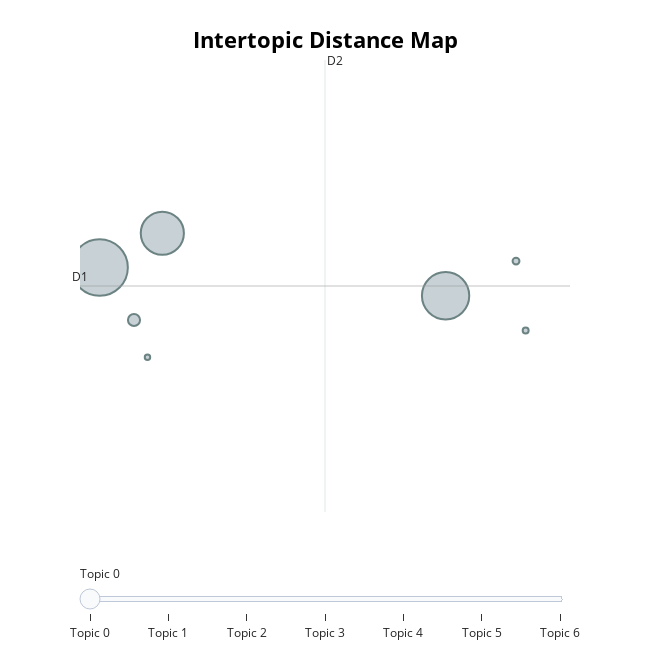
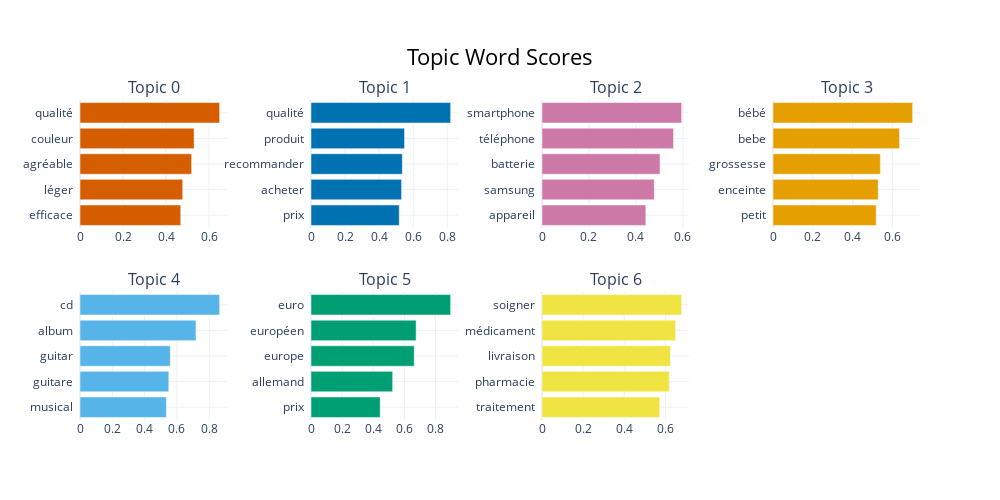

The notebook cell these images were saved under, in order:
### Markdown cell above
#### **Visualization of the French topic space**

Here, we visualize the French topic landscape using the same projections and bar chart as for the German topics. This allows us to compare it qualitatively to the German topics.

### Code cell
fig_map = topic_model_baseline_french.visualize_topics()
fig_map.show()

fig_bar = topic_model_baseline_french.visualize_barchart(top_n_topics=8)
fig_bar.show()

### Figure 1 — Plotly figure (JSON) as saved in the notebook; plotly's stock layout.template omitted (floating-point values rounded to 4 significant figures)
{"data": [{"customdata": [[0, "qualité | couleur | agréable | léger | efficace", 54086], [1, "qualité | produit | recommander | acheter | prix", 37850], [2, "smartphone | téléphone | batterie | samsung | appareil", 31460], [3, "bébé | bebe | grossesse | enceinte | petit", 2486], [4, "cd | album | guitar | guitare | musical", 798], [5, "euro | européen | europe | allemand | prix", 599], [6, "soigner | médicament | livraison | pharmacie | traitement", 500]], "hovertemplate": "<b>Topic %{customdata[0]}</b><br>%{customdata[1]}<br>Size: %{customdata[2]}", "legendgroup": "", "marker": {"color": "#B0BEC5", "line": {"color": "DarkSlateGrey", "width": 2}, "size": [54086, 37850, 31460, 2486, 798, 599, 500], "sizemode": "area", "sizeref": 33.8, "symbol": "circle"}, "mode": "markers", "name": "", "orientation": "v", "showlegend": false, "type": "scatter", "x": [-0.8929, 1.476, -0.4633, -0.6573, 1.958, 2.024, -0.5649], "xaxis": "x", "y": [14.94, 14.56, 15.39, 14.24, 15.02, 14.1, 13.74], "yaxis": "y"}], "layout": {"annotations": [{"showarrow": false, "text": "D1", "x": -1.027, "y": 14.69, "yshift": 10}, {"showarrow": false, "text": "D2", "x": 0.6503, "xshift": 10, "y": 17.7}], "height": 650, "hoverlabel": {"bgcolor": "white", "font": {"family": "Rockwell", "size": 16}}, "legend": {"itemsizing": "constant", "tracegroupgap": 0}, "margin": {"t": 60}, "shapes": [{"line": {"color": "#CFD8DC", "width": 2}, "type": "line", "x0": 0.6503, "x1": 0.6503, "y0": 11.68, "y1": 17.7}, {"line": {"color": "#9E9E9E", "width": 2}, "type": "line", "x0": -1.027, "x1": 2.327, "y0": 14.69, "y1": 14.69}], "sliders": [{"active": 0, "pad": {"t": 50}, "steps": [{"args": [{"marker.color": [["red", "#B0BEC5", "#B0BEC5", "#B0BEC5", "#B0BEC5", "#B0BEC5", "#B0BEC5"]]}], "label": "Topic 0", "method": "update"}, {"args": [{"marker.color": [["#B0BEC5", "red", "#B0BEC5", "#B0BEC5", "#B0BEC5", "#B0BEC5", "#B0BEC5"]]}], "label": "Topic 1", "method": "update"}, {"args": [{"marker.color": [["#B0BEC5", "#B0BEC5", "red", "#B0BEC5", "#B0BEC5", "#B0BEC5", "#B0BEC5"]]}], "label": "Topic 2", "method": "update"}, {"args": [{"marker.color": [["#B0BEC5", "#B0BEC5", "#B0BEC5", "red", "#B0BEC5", "#B0BEC5", "#B0BEC5"]]}], "label": "Topic 3", "method": "update"}, {"args": [{"marker.color": [["#B0BEC5", "#B0BEC5", "#B0BEC5", "#B0BEC5", "red", "#B0BEC5", "#B0BEC5"]]}], "label": "Topic 4", "method": "update"}, {"args": [{"marker.color": [["#B0BEC5", "#B0BEC5", "#B0BEC5", "#B0BEC5", "#B0BEC5", "red", "#B0BEC5"]]}], "label": "Topic 5", "method": "update"}, {"args": [{"marker.color": [["#B0BEC5", "#B0BEC5", "#B0BEC5", "#B0BEC5", "#B0BEC5", "#B0BEC5", "red"]]}], "label": "Topic 6", "method": "update"}]}], "title": {"font": {"color": "Black", "size": 22}, "text": "<b>Intertopic Distance Map</b>", "x": 0.5, "xanchor": "center", "y": 0.95, "yanchor": "top"}, "width": 650, "xaxis": {"anchor": "y", "domain": [0, 1], "range": [-1.027, 2.327], "title": {"text": ""}, "visible": false}, "yaxis": {"anchor": "x", "domain": [0, 1], "range": [11.68, 17.7], "title": {"text": ""}, "visible": false}}}

### Figure 2 — Plotly figure (JSON) as saved in the notebook; plotly's stock layout.template omitted (floating-point values rounded to 4 significant figures)
{"data": [{"marker": {"color": "#D55E00"}, "orientation": "h", "type": "bar", "x": [0.4685, 0.4776, 0.5191, 0.5307, 0.6493], "xaxis": "x", "y": ["efficace  ", "léger  ", "agréable  ", "couleur  ", "qualité  "], "yaxis": "y"}, {"marker": {"color": "#0072B2"}, "orientation": "h", "type": "bar", "x": [0.5181, 0.5316, 0.5363, 0.5493, 0.8199], "xaxis": "x2", "y": ["prix  ", "acheter  ", "recommander  ", "produit  ", "qualité  "], "yaxis": "y2"}, {"marker": {"color": "#CC79A7"}, "orientation": "h", "type": "bar", "x": [0.442, 0.4779, 0.5024, 0.5598, 0.5944], "xaxis": "x3", "y": ["appareil  ", "samsung  ", "batterie  ", "téléphone  ", "smartphone  "], "yaxis": "y3"}, {"marker": {"color": "#E69F00"}, "orientation": "h", "type": "bar", "x": [0.5188, 0.5291, 0.5398, 0.6361, 0.7021], "xaxis": "x4", "y": ["petit  ", "enceinte  ", "grossesse  ", "bebe  ", "bébé  "], "yaxis": "y4"}, {"marker": {"color": "#56B4E9"}, "orientation": "h", "type": "bar", "x": [0.5348, 0.5498, 0.559, 0.7181, 0.8646], "xaxis": "x5", "y": ["musical  ", "guitare  ", "guitar  ", "album  ", "cd  "], "yaxis": "y5"}, {"marker": {"color": "#009E73"}, "orientation": "h", "type": "bar", "x": [0.4444, 0.5244, 0.6628, 0.6752, 0.8968], "xaxis": "x6", "y": ["prix  ", "allemand  ", "europe  ", "européen  ", "euro  "], "yaxis": "y6"}, {"marker": {"color": "#F0E442"}, "orientation": "h", "type": "bar", "x": [0.5725, 0.6192, 0.6247, 0.65, 0.6792], "xaxis": "x7", "y": ["traitement  ", "pharmacie  ", "livraison  ", "médicament  ", "soigner  "], "yaxis": "y7"}], "layout": {"annotations": [{"font": {"size": 16}, "showarrow": false, "text": "Topic 0", "x": 0.0875, "xanchor": "center", "xref": "paper", "y": 1, "yanchor": "bottom", "yref": "paper"}, {"font": {"size": 16}, "showarrow": false, "text": "Topic 1", "x": 0.3625, "xanchor": "center", "xref": "paper", "y": 1, "yanchor": "bottom", "yref": "paper"}, {"font": {"size": 16}, "showarrow": false, "text": "Topic 2", "x": 0.6375, "xanchor": "center", "xref": "paper", "y": 1, "yanchor": "bottom", "yref": "paper"}, {"font": {"size": 16}, "showarrow": false, "text": "Topic 3", "x": 0.9125, "xanchor": "center", "xref": "paper", "y": 1, "yanchor": "bottom", "yref": "paper"}, {"font": {"size": 16}, "showarrow": false, "text": "Topic 4", "x": 0.0875, "xanchor": "center", "xref": "paper", "y": 0.4, "yanchor": "bottom", "yref": "paper"}, {"font": {"size": 16}, "showarrow": false, "text": "Topic 5", "x": 0.3625, "xanchor": "center", "xref": "paper", "y": 0.4, "yanchor": "bottom", "yref": "paper"}, {"font": {"size": 16}, "showarrow": false, "text": "Topic 6", "x": 0.6375, "xanchor": "center", "xref": "paper", "y": 0.4, "yanchor": "bottom", "yref": "paper"}], "height": 500, "hoverlabel": {"bgcolor": "white", "font": {"family": "Rockwell", "size": 16}}, "showlegend": false, "title": {"font": {"color": "Black", "size": 22}, "text": "Topic Word Scores", "x": 0.5, "xanchor": "center", "yanchor": "top"}, "width": 1000, "xaxis": {"anchor": "y", "domain": [0, 0.175], "showgrid": true}, "xaxis2": {"anchor": "y2", "domain": [0.275, 0.45], "showgrid": true}, "xaxis3": {"anchor": "y3", "domain": [0.55, 0.725], "showgrid": true}, "xaxis4": {"anchor": "y4", "domain": [0.825, 1], "showgrid": true}, "xaxis5": {"anchor": "y5", "domain": [0, 0.175], "showgrid": true}, "xaxis6": {"anchor": "y6", "domain": [0.275, 0.45], "showgrid": true}, "xaxis7": {"anchor": "y7", "domain": [0.55, 0.725], "showgrid": true}, "xaxis8": {"anchor": "y8", "domain": [0.825, 1], "showgrid": true}, "yaxis": {"anchor": "x", "domain": [0.6, 1], "showgrid": true}, "yaxis2": {"anchor": "x2", "domain": [0.6, 1], "showgrid": true}, "yaxis3": {"anchor": "x3", "domain": [0.6, 1], "showgrid": true}, "yaxis4": {"anchor": "x4", "domain": [0.6, 1], "showgrid": true}, "yaxis5": {"anchor": "x5", "domain": [0, 0.4], "showgrid": true}, "yaxis6": {"anchor": "x6", "domain": [0, 0.4], "showgrid": true}, "yaxis7": {"anchor": "x7", "domain": [0, 0.4], "showgrid": true}, "yaxis8": {"anchor": "x8", "domain": [0, 0.4], "showgrid": true}}}
